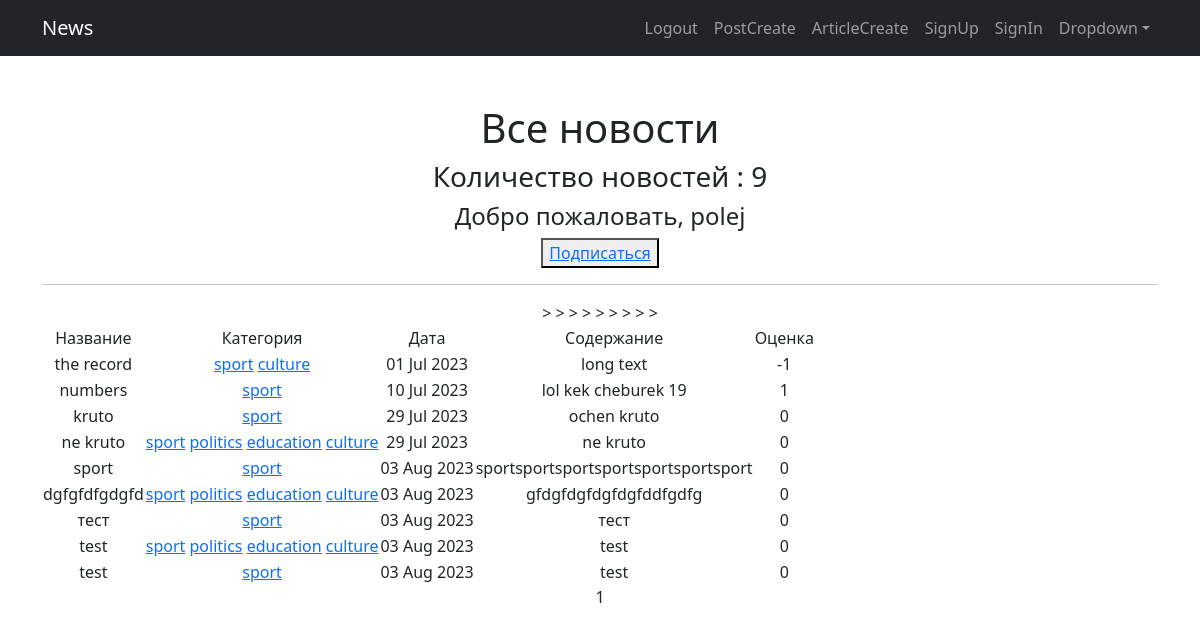
Screenshot of /posts/categories/1/ (signed in) with the database file from the repository.
### news/models.py (models this page shows, shortened)
class Post(models.Model):
    post_author = models.ForeignKey(Author, on_delete=models.CASCADE)
    post_category = models.ManyToManyField(Category)
    article = 'A'
    news = 'N'
    POSITIONS = [
        (article, 'Статья'),
        (news, 'Новость'),
    ]
    category = models.CharField(max_length=1, choices=POSITIONS, default=news)
    date_created = models.DateField(auto_now_add=True)
    title = models.CharField(max_length=50)
    content = models.TextField()
    post_rate = models.IntegerField(default=0)

class Category(models.Model):
    article_category = models.CharField(max_length=255, unique=True)
    subscribers = models.ManyToManyField(User, related_name='categories')
    def __str__(self):
        return self.article_category

### news/views.py (the view)
# urls.py: path('categories/<int:pk>/', CategoryList.as_view(), name='category_list'),
class CategoryList(LoginRequiredMixin, ListView):
    model = Post
    ordering = '-date_created'
    template_name = 'posts.html'
    context_object_name = 'posts'
    paginate_by = 10
    def get_queryset(self):
        self.post_category = Category.objects.get(pk=self.kwargs['pk'])
        queryset = Post.objects.filter(post_category=self.post_category)
        return queryset
    def get_context_data(self, **kwargs):
        context = super().get_context_data(**kwargs)
        category = get_object_or_404(Category, id=self.kwargs['pk'])
        context['is_not_subscriber'] = self.request.user not in category.subscribers.all()
        context['category'] = category
        return context

### news/templatetags/custom_filters.py (called while the page is built)
@register.filter()
def censor(value):
    for bw in bad_words:
        try:
            value = value.lower().replace(bw.lower(), bw[0] + '*' * (len(bw) - 1))
        except AttributeError:
            print('Цензура не может быть применена к числам')
    return value

@register.filter()
def lenght(value):
    return len(value)

### templates/posts.html (shortened to what this page needs)
{% extends 'flatpages/default.html' %}
{% load custom_filters %}
{% block content %}
   <h1>Все новости</h1>
   <h3>Количество новостей : {{ posts|lenght }}</h3>
   <h4>Добро пожаловать, {{ request.user }}</h4>
    {% if is_not_subscriber %}
    <button> <a href="{% url 'subscribe' category.id %}"> Подписаться</a> </button>
    {% endif %}
   <hr>
   {% if posts %}
       <table>
           <tr>
               <td>Название</td>
               <td>Категория</td>
               <td>Дата</td>
               <td>Содержание</td>
               <td>Оценка</td>
           </tr>
           {% for post in posts %}
           <tr>
               <td>{{ post.title|censor }}</td>
               <td>
                   {% for cat in post.post_category.all %}
                   <a href="{% url 'category_list' cat.id %}">{{ cat }}</a>
                   {% endfor %}
               </td>
               <td>{{ post.date_created|date:'d M Y' }}</td>>
               <td>{{ post.content|truncatewords:20|censor }}</td>
               <td>{{ post.post_rate|censor }}</td>
           </tr>
           {% endfor %}
       </table>
   {% else %}
       <h2>Товаров нет!</h2>
   {% endif %}
   {{ page_obj.number }}
{% endblock content %}

### rows the page displays
Post: title|censor "the record", date_created "01 Jul 2023", content|censor "long text", post_rate|censor "-1"
Category: article_category "sport"
Category: article_category "culture"
Post: title|censor "numbers", date_created "10 Jul 2023", content|censor "lol kek cheburek 19", post_rate|censor "1"
Post: title|censor "kruto", date_created "29 Jul 2023", content|censor "ochen kruto", post_rate|censor "0"
Post: title|censor "ne kruto", date_created "29 Jul 2023", content|censor "ne kruto", post_rate|censor "0"
Category: article_category "politics"
Category: article_category "education"
Post: title|censor "sport", date_created "03 Aug 2023", content|censor "sportsportsportsportsportsportsport", post_rate|censor "0"
Post: title|censor "dgfgfdfgdgfd", date_created "03 Aug 2023", content|censor "gfdgfdgfdgfdgfddfgdfg", post_rate|censor "0"
Post: title|censor "тест", date_created "03 Aug 2023", content|censor "тест", post_rate|censor "0"
Post: title|censor "test", date_created "03 Aug 2023", content|censor "test", post_rate|censor "0"
Post: title|censor "test", date_created "03 Aug 2023", content|censor "test", post_rate|censor "0"

### other values shown
{{ posts|lenght }} "9"
{{ request.user }} "polej"
{{ page_obj.number }} "1"
